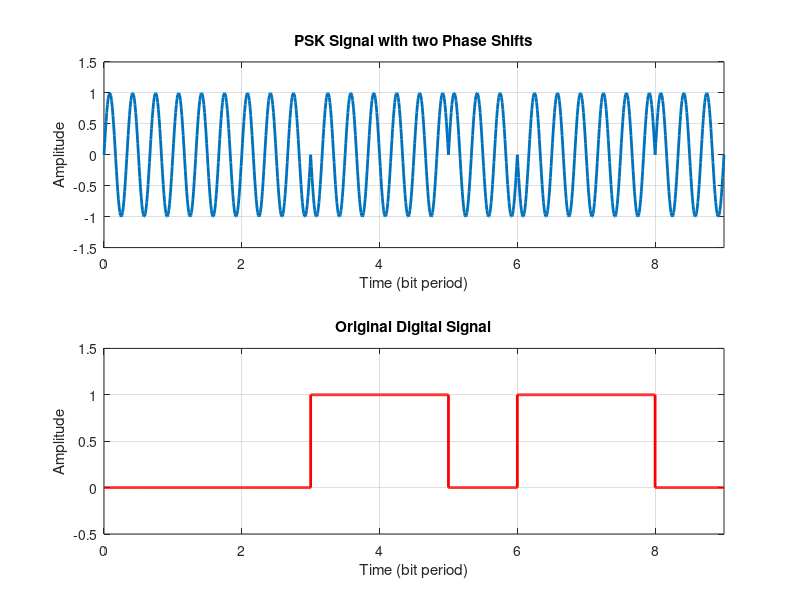

Reproduce this figure in MATLAB.
% MATLAB Script for a Binary PSK with two Phases

format long;

% Clear all variables and close all figures
clear all;
close all;

% Generate a random bit stream
%bit_stream = round(rand(1,N));
bit_stream =[0,0,0,1,1,0,1,1,0]

% The number of bits to send - Frame Length
N = length(bit_stream);

% Enter the two Phase shifts - in Radians
% Phase for 0 bit
P1 = 0; 

% Phase for 1 bit
P2 = pi;

% Frequency of Modulating Signal
f = 3;

% Sampling rate - This will define the resoultion
fs = 100;

% Time for one bit
t = 0: 1/fs : 1;

% This time variable is just for plot
time = [];

PSK_signal = [];
Digital_signal = [];

for ii = 1: 1: length(bit_stream)
    
    % The FSK Signal
    PSK_signal = [PSK_signal (bit_stream(ii)==0)*sin(2*pi*f*t + P1)+...
        (bit_stream(ii)==1)*sin(2*pi*f*t + P2)];
    
    % The Original Digital Signal
    Digital_signal = [Digital_signal (bit_stream(ii)==0)*...
        zeros(1,length(t)) + (bit_stream(ii)==1)*ones(1,length(t))];
    
    time = [time t];
    t =  t + 1;
   
end

% Plot the PSK Signal
subplot(2,1,1);
plot(time,PSK_signal,'LineWidth',2);
xlabel('Time (bit period)');
ylabel('Amplitude');
title('PSK Signal with two Phase Shifts');
axis([0 time(end) -1.5 1.5]);
grid  on;

% Plot the Original Digital Signal
subplot(2,1,2);
plot(time,Digital_signal,'r','LineWidth',2);
xlabel('Time (bit period)');
ylabel('Amplitude');
title('Original Digital Signal');
axis([0 time(end) -0.5 1.5]);
grid on;